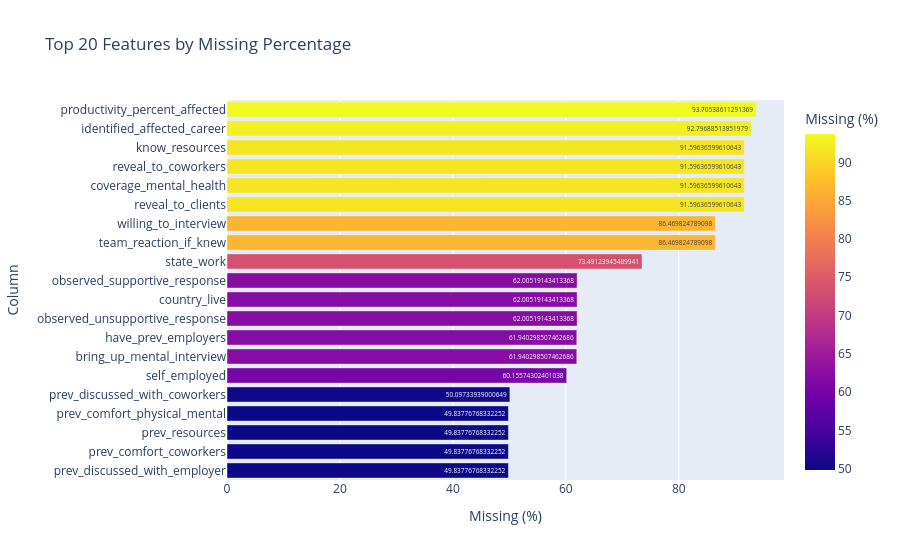

The code cell stored with this chart in its notebook:
### Code cell
import plotly.express as px

fig = px.bar(
    missing_df.head(20),
    x="Missing (%)",
    y="Column",
    orientation="h",
    title="Top 20 Features by Missing Percentage",
    color="Missing (%)",
    text="Missing (%)"
)

fig.update_layout(
    yaxis=dict(categoryorder="total ascending")
)

fig.show()

### Figure 1 — Plotly figure (JSON) as saved in the notebook; plotly's stock layout.template omitted (floating-point values rounded to 4 significant figures)
{"data": [{"hovertemplate": "Missing (%)=%{marker.color}<br>Column=%{y}<extra></extra>", "legendgroup": "", "marker": {"color": [93.71, 92.8, 91.6, 91.6, 91.6, 91.6, 86.47, 86.47, 73.49, 62.01, 62.01, 62.01, 61.94, 61.94, 60.16, 50.1, 49.84, 49.84, 49.84, 49.84], "coloraxis": "coloraxis", "pattern": {"shape": ""}}, "name": "", "orientation": "h", "showlegend": false, "text": [93.71, 92.8, 91.6, 91.6, 91.6, 91.6, 86.47, 86.47, 73.49, 62.01, 62.01, 62.01, 61.94, 61.94, 60.16, 50.1, 49.84, 49.84, 49.84, 49.84], "textposition": "auto", "type": "bar", "x": [93.71, 92.8, 91.6, 91.6, 91.6, 91.6, 86.47, 86.47, 73.49, 62.01, 62.01, 62.01, 61.94, 61.94, 60.16, 50.1, 49.84, 49.84, 49.84, 49.84], "xaxis": "x", "y": ["productivity_percent_affected", "identified_affected_career", "reveal_to_clients", "coverage_mental_health", "reveal_to_coworkers", "know_resources", "team_reaction_if_knew", "willing_to_interview", "state_work", "observed_unsupportive_response", "country_live", "observed_supportive_response", "bring_up_mental_interview", "have_prev_employers", "self_employed", "prev_discussed_with_coworkers", "prev_discussed_with_employer", "prev_comfort_coworkers", "prev_resources", "prev_comfort_physical_mental"], "yaxis": "y"}], "layout": {"barmode": "relative", "coloraxis": {"colorbar": {"title": {"text": "Missing (%)"}}, "colorscale": [[0, "#0d0887"], [0.1111, "#46039f"], [0.2222, "#7201a8"], [0.3333, "#9c179e"], [0.4444, "#bd3786"], [0.5556, "#d8576b"], [0.6667, "#ed7953"], [0.7778, "#fb9f3a"], [0.8889, "#fdca26"], [1, "#f0f921"]]}, "legend": {"tracegroupgap": 0}, "title": {"text": "Top 20 Features by Missing Percentage"}, "xaxis": {"anchor": "y", "domain": [0, 1], "title": {"text": "Missing (%)"}}, "yaxis": {"anchor": "x", "categoryorder": "total ascending", "domain": [0, 1], "title": {"text": "Column"}}}}
